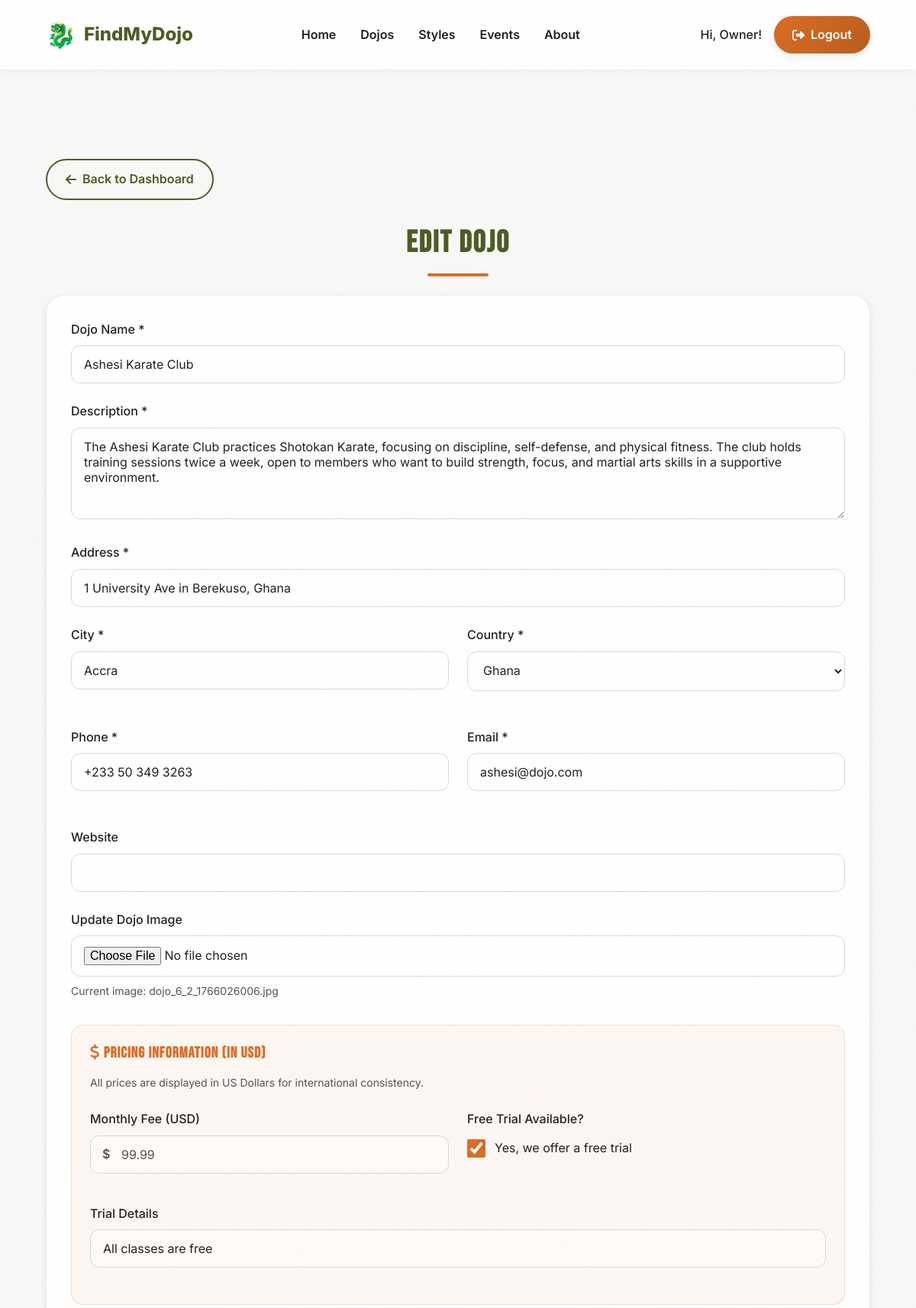
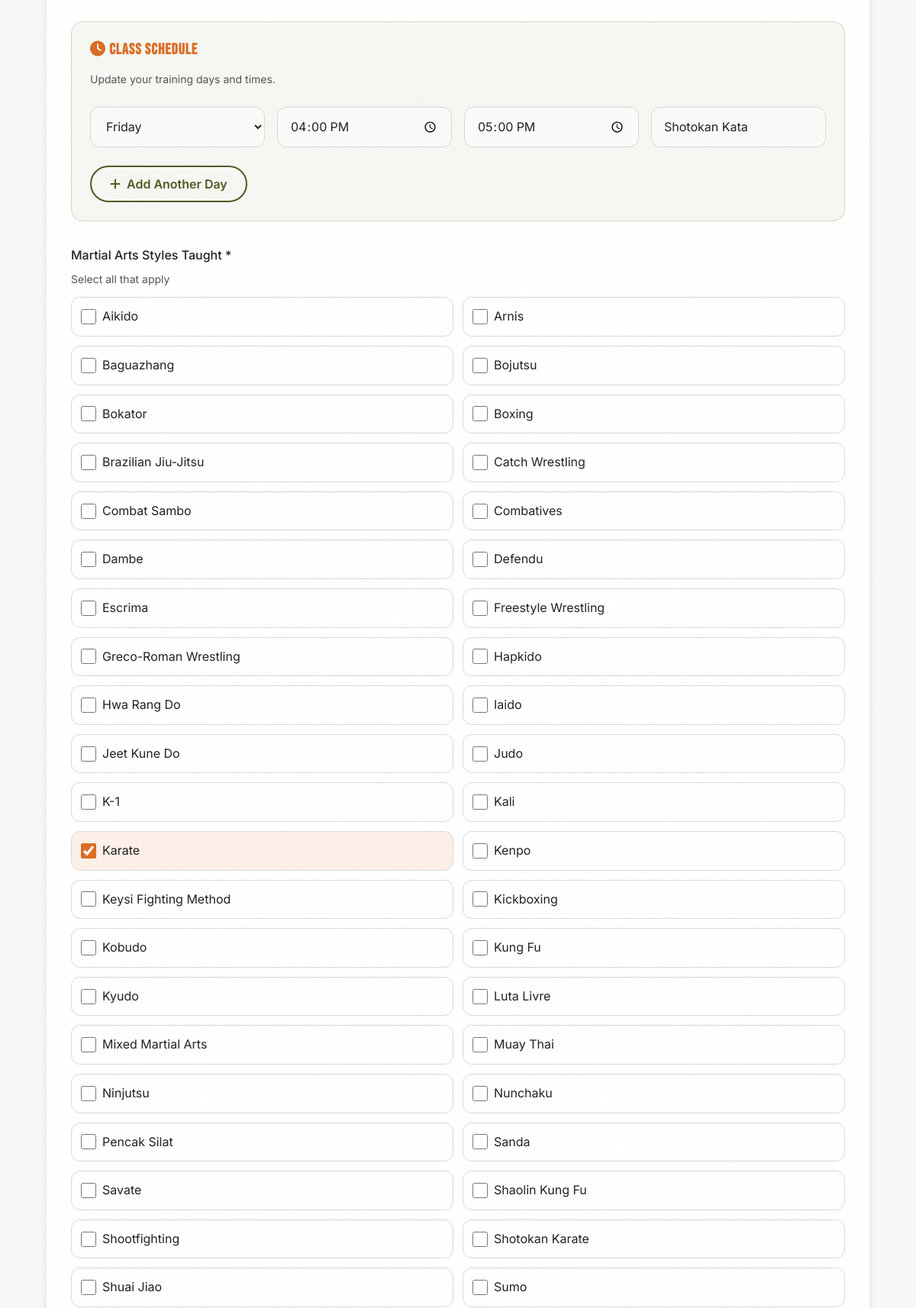
Screenshot of /edit_dojo.php?id=2 (signed in, upper part) with the database file from the repository (2 pictures, top to bottom).
### tables this page shows
CREATE TABLE `dojos` (
  `dojo_id` int(11) NOT NULL,
  `owner_id` int(11) NOT NULL,
  `dojo_name` varchar(200) NOT NULL,
  `description` text DEFAULT NULL,
  `address` text NOT NULL,
  `city_id` int(11) NOT NULL,
  `phone` varchar(20) DEFAULT NULL,
  `email` varchar(255) DEFAULT NULL,
  `website` varchar(255) DEFAULT NULL,
  `monthly_price` decimal(8,2) DEFAULT NULL,
  `has_free_trial` tinyint(1) DEFAULT 0,
  `trial_details` varchar(255) DEFAULT NULL,
  `dojo_image` varchar(255) DEFAULT NULL,
  `is_approved` tinyint(1) DEFAULT 0,
  `created_at` timestamp NOT NULL DEFAULT current_timestamp(),
  `updated_at` timestamp NOT NULL DEFAULT current_timestamp() ON UPDATE current_timestamp()
);

CREATE TABLE `cities` (
  `city_id` int(11) NOT NULL,
  `city_name` varchar(100) NOT NULL,
  `country_id` int(11) NOT NULL,
  `created_at` timestamp NOT NULL DEFAULT current_timestamp()
);

CREATE TABLE `dojo_schedule` (
  `schedule_id` int(11) NOT NULL,
  `dojo_id` int(11) NOT NULL,
  `day_of_week` enum('Monday','Tuesday','Wednesday','Thursday','Friday','Saturday','Sunday') NOT NULL,
  `start_time` time NOT NULL,
  `end_time` time NOT NULL,
  `class_type` varchar(255) NOT NULL
);

CREATE TABLE `styles` (
  `style_id` int(11) NOT NULL,
  `style_name` varchar(100) NOT NULL,
  `description` text DEFAULT NULL,
  `created_at` timestamp NOT NULL DEFAULT current_timestamp()
);

### edit_dojo.php (the view, shortened to what this page needs)
<?php
require_once 'includes/header.php';
$dojo_id = (int)($_GET['id'] ?? 0);
try {
    $dojoStmt = $pdo->prepare("
        SELECT d.*, c.city_name, co.country_id
        FROM dojos d
        INNER JOIN cities c ON d.city_id = c.city_id
        INNER JOIN countries co ON c.country_id = co.country_id
        WHERE d.dojo_id = ? AND d.owner_id = ?
    ");
    $dojoStmt->execute([$dojo_id, $_SESSION['user_id']]);
    $dojo = $dojoStmt->fetch();
    $stylesStmt = $pdo->prepare("SELECT style_id FROM dojo_styles WHERE dojo_id = ?");
    $stylesStmt->execute([$dojo_id]);
    $current_styles = array_column($stylesStmt->fetchAll(), 'style_id');
    $scheduleStmt = $pdo->prepare("SELECT * FROM dojo_schedule WHERE dojo_id = ? ORDER BY FIELD(day_of_week, 'Monday','Tuesday','Wednesday','Thursday','Friday','Saturday','Sunday')");
    $scheduleStmt->execute([$dojo_id]);
    $schedule = $scheduleStmt->fetchAll();
    $countries = $pdo->query("SELECT country_id, country_name FROM countries ORDER BY country_name")->fetchAll();
    $styles = $pdo->query("SELECT style_id, style_name FROM styles ORDER BY style_name")->fetchAll();
} catch (PDOException $e) {
    die("Error: " . $e->getMessage());
}
?>
<div style="padding-top: 8rem; padding-bottom: 6rem;">
    <div class="container">
        <a href="dashboard.php" class="btn btn-outline" style="margin-bottom: 2rem;">
            <i class="fas fa-arrow-left"></i> Back to Dashboard
        </a>
        <h1 class="section-title">Edit Dojo</h1>
        <div class="glass-card" style="padding: 2rem;">
            <form method="POST" enctype="multipart/form-data">
                <div class="form-group" style="margin-bottom: 1.5rem;">
                    <label for="dojo_name" class="form-label">Dojo Name *</label>
                    <input type="text" id="dojo_name" name="dojo_name" class="form-input" value="<?php echo htmlspecialchars($dojo['dojo_name']); ?>" required>
                </div>
                <div class="form-group" style="margin-bottom: 1.5rem;">
                    <label for="description" class="form-label">Description *</label>
                    <textarea id="description" name="description" class="form-textarea" rows="4" required><?php echo htmlspecialchars($dojo['description']); ?></textarea>
                </div>
                <div class="form-group" style="margin-bottom: 1.5rem;">
                    <label for="address" class="form-label">Address *</label>
                    <input type="text" id="address" name="address" class="form-input" value="<?php echo htmlspecialchars($dojo['address']); ?>" required>
                </div>
                <div class="grid grid-cols-2" style="gap: 1.5rem; margin-bottom: 1.5rem;">
                    <div class="form-group">
                        <label for="city_name" class="form-label">City *</label>
                        <input type="text" id="city_name" name="city_name" class="form-input" value="<?php echo htmlspecialchars($dojo['city_name']); ?>" required>
                    </div>
                    <div class="form-group">
                        <label for="country_id" class="form-label">Country *</label>
                        <select id="country_id" name="country_id" class="form-select" required>
                            <?php foreach ($countries as $country): ?>
                                <option value="<?php echo $country['country_id']; ?>" <?php echo $country['country_id'] == $dojo['country_id'] ? 'selected' : ''; ?>>
                                    <?php echo htmlspecialchars($country['country_name']); ?>
                                </option>
                            <?php endforeach; ?>
                        </select>
                    </div>
                </div>
                <div class="grid grid-cols-2" style="gap: 1.5rem; margin-bottom: 1.5rem;">
                    <div class="form-group">
                        <label for="phone" class="form-label">Phone *</label>
                        <input type="tel" id="phone" name="phone" class="form-input" value="<?php echo htmlspecialchars($dojo['phone']); ?>" required>
                    </div>
                    <div class="form-group">
                        <label for="email" class="form-label">Email *</label>
                        <input type="email" id="email" name="email" class="form-input" value="<?php echo htmlspecialchars($dojo['email']); ?>" required>
                    </div>
                </div>
                <div class="form-group" style="margin-bottom: 1.5rem;">
                    <label for="website" class="form-label">Website</label>
                    <input type="url" id="website" name="website" class="form-input" value="<?php echo htmlspecialchars($dojo['website']); ?>">
                </div>
                <div class="form-group" style="margin-bottom: 1.5rem;">
                    <label for="dojo_image" class="form-label">Update Dojo Image</label>
                    <input type="file" id="dojo_image" name="dojo_image" accept="image/jpeg,image/png,image/gif" class="form-input">
                    <p style="font-size: 0.875rem; color: var(--color-muted-foreground); margin-top: 0.5rem;">
                        Current image: <?php echo $dojo['dojo_image'] ? htmlspecialchars($dojo['dojo_image']) : 'None'; ?>
                    </p>
                </div>
                <div style="margin: 2rem 0; padding: 1.5rem; background: hsla(24, 72%, 50%, 0.05); border-radius: var(--radius-lg); border: 1px solid hsla(24, 72%, 50%, 0.2);">
                    <h3 style="font-size: 1.25rem; color: var(--color-primary); margin-bottom: 1rem;">
                        <i class="fas fa-dollar-sign"></i> Pricing Information (in USD)
                    </h3>
                    <p style="font-size: 0.875rem; color: var(--color-muted-foreground); margin-bottom: 1.5rem;">
                        All prices are displayed in US Dollars for international consistency.
                    </p>
                    <div class="grid grid-cols-2" style="gap: 1.5rem;">
                        <div class="form-group">
                            <label for="monthly_price" class="form-label">Monthly Fee (USD)</label>
                            <div style="position: relative;">
                                <span style="position: absolute; left: 1rem; top: 50%; transform: translateY(-50%); color: var(--color-muted-foreground); font-weight: 600;">$</span>
                                <input type="number" step="0.01" min="0" id="monthly_price" name="monthly_price" class="form-input" placeholder="99.99" value="<?php echo $dojo['monthly_price'] ? number_format($dojo['monthly_price'], 2) : ''; ?>" style="padding-left: 2.5rem;">
                            </div>
                        </div>
                        <div class="form-group">
                            <label class="form-label">Free Trial Available?</label>
                            <label style="display: flex; align-items: center; gap: 0.75rem; margin-top: 0.75rem; cursor: pointer;">
                                <input type="checkbox" name="has_free_trial" id="has_free_trial" style="width: 1.5rem; height: 1.5rem; accent-color: var(--color-primary);" <?php echo $dojo['has_free_trial'] ? 'checked' : ''; ?>>
                                <span>Yes, we offer a free trial</span>
                            </label>
                        </div>
                    </div>
                    <div class="form-group" style="margin-top: 1rem; display: <?php echo $dojo['has_free_trial'] ? 'block' : 'none'; ?>;" id="trial_details_group">
                        <label for="trial_details" class="form-label">Trial Details</label>
                        <input type="text" id="trial_details" name="trial_details" class="form-input" placeholder="e.g., 1 free class, 7-day unlimited" value="<?php echo htmlspecialchars($dojo['trial_details']); ?>">
                    </div>
                </div>
                <div style="margin: 2rem 0; padding: 1.5rem; background: hsla(77, 44%, 25%, 0.05); border-radius: var(--radius-lg); border: 1px solid hsla(77, 44%, 25%, 0.2);">
                    <h3 style="font-size: 1.25rem; color: var(--color-primary); margin-bottom: 1rem;">
                        <i class="fas fa-clock"></i> Class Schedule
                    </h3>
                    <p style="font-size: 0.875rem; color: var(--color-muted-foreground); margin-bottom: 1.5rem;">
                        Update your training days and times.
                    </p>
                    <div id="schedule-rows">
                        <?php if (empty($schedule)): ?>
                            <div class="grid grid-cols-4" style="gap: 1rem; margin-bottom: 1rem;">
                                <select name="schedule_day[]" class="form-select" required>
                                    <option value="">Day</option>
                                    <option value="Monday">Monday</option>
                                    <option value="Tuesday">Tuesday</option>
                                    <option value="Wednesday">Wednesday</option>
                                    <option value="Thursday">Thursday</option>
                                    <option value="Friday">Friday</option>
                                    <option value="Saturday">Saturday</option>
                                    <option value="Sunday">Sunday</option>
                                </select>
                                <input type="time" name="schedule_start[]" class="form-input" required>
                                <input type="time" name="schedule_end[]" class="form-input" required>
                                <input type="text" name="schedule_type[]" class="form-input" placeholder="e.g., Adults BJJ" required>
                            </div>
                        <?php else: ?>
                            <?php foreach ($schedule as $i => $slot): ?>
                            <div class="grid grid-cols-4" style="gap: 1rem; margin-bottom: 1rem;">
                                <select name="schedule_day[]" class="form-select" required>
                                    <option value="Friday" <?php echo $slot['day_of_week'] == 'Friday' ? 'selected' : ''; ?>>Friday</option>
                                </select>
                                <input type="time" name="schedule_start[]" class="form-input" value="<?php echo $slot['start_time']; ?>" required>
                                <input type="time" name="schedule_end[]" class="form-input" value="<?php echo $slot['end_time']; ?>" required>
                                <input type="text" name="schedule_type[]" class="form-input" value="<?php echo htmlspecialchars($slot['class_type']); ?>" placeholder="e.g., Adults BJJ" required>
                            </div>
                            <?php endforeach; ?>
                        <?php endif; ?>
                    </div>
                    <button type="button" id="add-schedule-row" class="btn btn-outline" style="margin-top: 0.5rem;">
                        <i class="fas fa-plus"></i> Add Another Day
                    </button>
                </div>
                <div class="form-group" style="margin-bottom: 2rem;">
                    <label class="form-label">Martial Arts Styles Taught *</label>
                    <p style="font-size: 0.875rem; color: var(--color-muted-foreground); margin-bottom: 0.75rem;">
                        Select all that apply
                    </p>
                    <div style="display: grid; grid-template-columns: repeat(2, 1fr); gap: 0.75rem;">
                        <?php foreach ($styles as $style): ?>
                        <label style="display: flex; align-items: center; gap: 0.5rem; cursor: pointer; padding: 0.75rem; border: 1px solid var(--color-border); border-radius: var(--radius-md); transition: all var(--transition-base);" class="style-checkbox">
                            <input type="checkbox" name="styles[]" value="<?php echo $style['style_id']; ?>" style="width: 1.25rem; height: 1.25rem; accent-color: var(--color-primary);" <?php echo in_array($style['style_id'], $current_styles) ? 'checked' : ''; ?>>
                            <span><?php echo htmlspecialchars($style['style_name']); ?></span>
                        </label>
                        <?php endforeach; ?>
                    </div>
                </div>
            </form>
        </div>
    </div>
</div>
<?php require_once 'includes/footer.php'; ?>

### rows the page displays
dojos: dojo_name "Ashesi Karate Club", description "The Ashesi Karate Club practices Shotokan Karate, focusing on discipline, self-defense, and physical fitness. The club holds training sessions twice a week, open to members who want to build strength, focus, and martial arts skills in a supportive environment.", address "1 University Ave in Berekuso, Ghana", city_name "Accra", phone "+233 50 349 3263", email "ashesi@dojo.com", dojo_image "dojo_6_2_1766026006.jpg", has_free_trial "☑", trial_details "All classes are free"
dojo_schedule: day_of_week "Friday", start_time "16:00:00", end_time "17:00:00", class_type "Shotokan Kata"
styles: style_name "Aikido"
styles: style_name "Arnis"
styles: style_name "Baguazhang"
styles: style_name "Bojutsu"
styles: style_name "Bokator"
styles: style_name "Boxing"
styles: style_name "Brazilian Jiu-Jitsu"
styles: style_name "Catch Wrestling"
styles: style_name "Combat Sambo"
styles: style_name "Combatives"
styles: style_name "Dambe"
styles: style_name "Defendu"
styles: style_name "Escrima"
styles: style_name "Freestyle Wrestling"
styles: style_name "Greco-Roman Wrestling"
styles: style_name "Hapkido"
styles: style_name "Hwa Rang Do"
styles: style_name "Iaido"
styles: style_name "Jeet Kune Do"
styles: style_name "Judo"
styles: style_name "K-1"
styles: style_name "Kali"
styles: style_id "☑", style_name "Karate"
styles: style_name "Kenpo"
styles: style_name "Keysi Fighting Method"
styles: style_name "Kickboxing"
styles: style_name "Kobudo"
styles: style_name "Kung Fu"
styles: style_name "Kyudo"
styles: style_name "Luta Livre"
styles: style_name "Mixed Martial Arts"
styles: style_name "Muay Thai"
styles: style_name "Ninjutsu"
styles: style_name "Nunchaku"
styles: style_name "Pencak Silat"
styles: style_name "Sanda"
styles: style_name "Savate"
styles: style_name "Shaolin Kung Fu"
styles: style_name "Shootfighting"
styles: style_name "Shotokan Karate"
styles: style_name "Shuai Jiao"
styles: style_name "Sumo"

### other values shown
SITE_NAME "FindMyDojo"
$link['name'] "Home"
$link['name'] "Dojos"
$link['name'] "Styles"
$link['name'] "Events"
$link['name'] "About"
$_SESSION['first_name'] "Owner"
form field country_id "Ghana"
